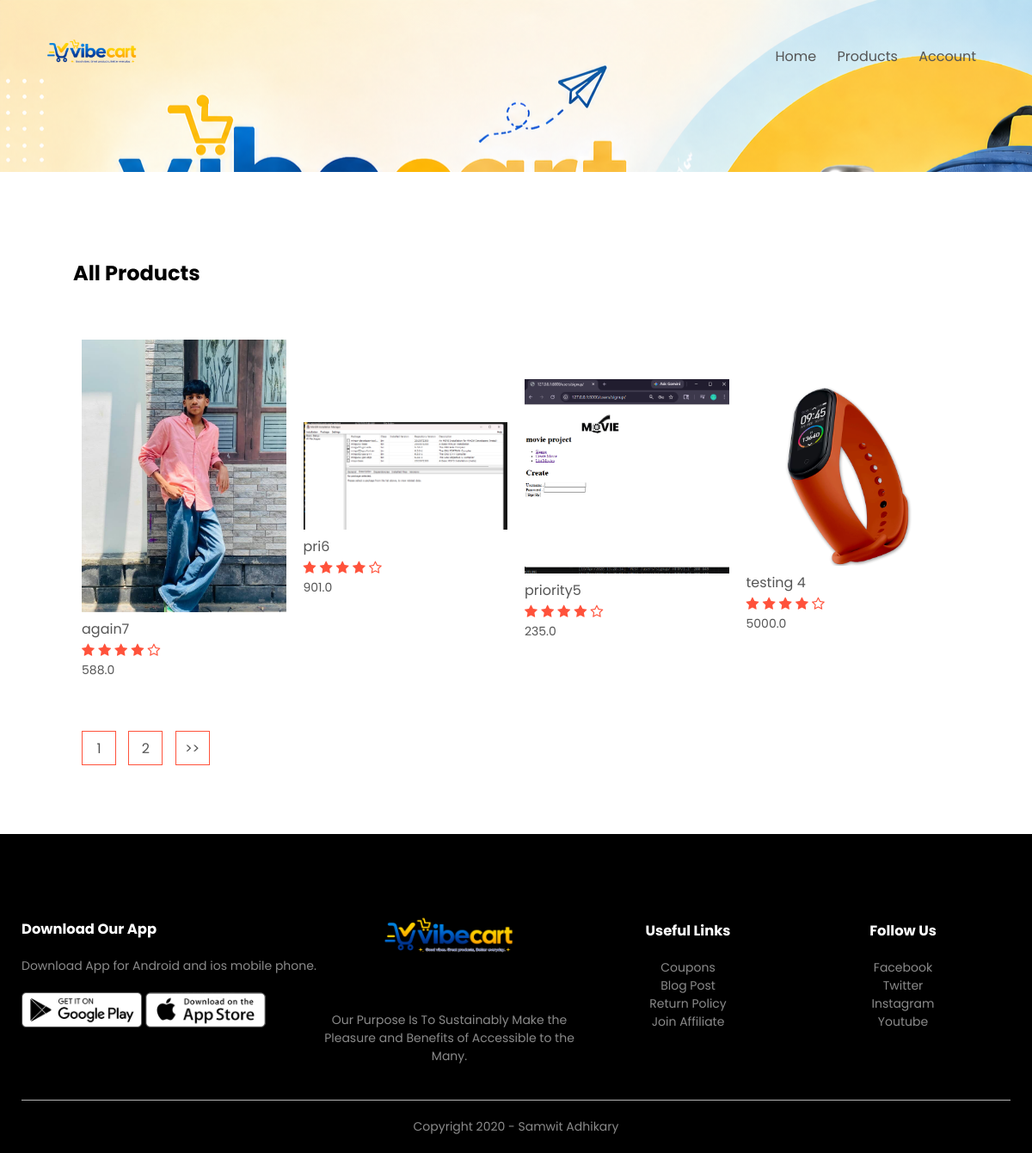
The app's page /product_list with its own data.
### product/models.py (models this page shows, shortened)
class Product(models.Model):
    LIVE=1
    DELETE=0
    DELETE_CHOICES=((LIVE,'Live'), (DELETE,'Delete'))
    title = models.CharField(max_length=255)
    price = models.FloatField()
    description = models.TextField()
    image = models.ImageField(upload_to='media/products/')
    small_image1 = models.ImageField(upload_to='products/%Y/%m/%d/', null=True, blank=True)
    small_image2 = models.ImageField(upload_to='products/%Y/%m/%d/', null=True, blank=True)
    small_image3 = models.ImageField(upload_to='products/%Y/%m/%d/', null=True, blank=True)
    priority = models.IntegerField(default=0)
    delete_status = models.IntegerField(choices=DELETE_CHOICES, default=LIVE)
    created_at = models.DateTimeField(auto_now_add=True)
    updated_at = models.DateTimeField(auto_now=True)

### product/views.py (the view)
# urls.py: path('product_list',views.list_products,name='list_product'),
def list_products(request):
    page =   1
    if request.GET:
        page = request.GET.get('page', 1)
    product_list = Product.objects.order_by('-priority').filter(delete_status=Product.LIVE)
    product_paginator = Paginator(product_list, 4) # Show 4 products per page
    product_list = product_paginator.get_page(page)
    context = {
        'products': product_list
    }
    return render(request,'products.html', context)

### product/templatetags/rows_spliter.py (called while the page is built)
@register.filter(name='split_rows')
def split_rows(list_data, split_rows_size):
    split_rows= []
    i=0
    for data in list_data:
        split_rows.append(data)
        i=i+1
        if i == split_rows_size:
            yield split_rows
            i=0
            split_rows = []
    if split_rows:
        yield split_rows

### templates/products.html
{% extends 'blank_layout.html' %}
{% block content %}
{% include 'product_list.html' %}
{% endblock content %}

### templates/product_list.html (shortened to what this page needs)
{% load static %}
{% load rows_spliter %}
<div class="small-container">
        <div class="row row-2">
            <h2>All Products</h2>
        </div>
        {% for product_split_rows in products|split_rows:4 %}
        <div class="row">
            {% for product in product_split_rows %}
            <div class="col-4">
                <a href="{% url 'detail_product' product.id %}">
                <img src="{{ product.image.url }}"></a>
                <h4>{{ product.title }}</h4>
                <div class="rating">
                    <i class="fa fa-star"></i>
                    <i class="fa fa-star"></i>
                    <i class="fa fa-star"></i>
                    <i class="fa fa-star"></i>
                    <i class="fa fa-star-o"></i>
                </div>
                <p>{{ product.price }}</p>
            </div>
            {% endfor %}
        </div>
        {% endfor %}
        <div class="page-btn">
            {% for page_num in products.paginator.page_range %}
            <a href="?page={{ page_num }}"><span>{{ page_num }}</span></a>
            {% endfor %}
            {% if products.has_next %}
            <a href="?page={{ products.next_page_number }}"><span>>></span></a>
            {% endif %}
        </div>
    </div>

### static/css/style.css (style rules this page uses)
* { margin: 0; padding: 0; box-sizing: border-box; }
body { font-family: 'Poppins', sans-serif; }
a { text-decoration: none; color: #555; }
p { color: #555; }
.row { display: flex; align-items: center; flex-wrap: wrap; justify-content: space-around; }
.small-container { max-width: 1080px; margin: auto; padding-left: 25px; padding-right: 25px; }
.col-4 { flex-basis: 25%; padding: 10px; min-width: 200px; margin-bottom: 50px; transition: transform 0.5s; }
.col-4 img { width: 100%; }
h4 { color: #555; font-weight: normal; }
.col-4 p { font-size: 14px; }
.rating .fa { color: #ff523b; }
.row-2 { justify-content: space-between; margin: 100px auto 50px; }
.page-btn { margin: 0 auto 80px; }
.page-btn span { display: inline-block; border: 1px solid #ff523b; margin-left: 10px; width: 40px; height: 40px; text-align: center; line-height: 40px; cursor: pointer; }

### records on screen
Product: image (picture), title "again7", price "588.0"
Product: image (picture), title "pri6", price "901.0"
Product: image (picture), title "priority5", price "235.0"
Product: image (picture), title "testing 4", price "5000.0"

### other values on screen
{{ page_num }} "1" "2"
